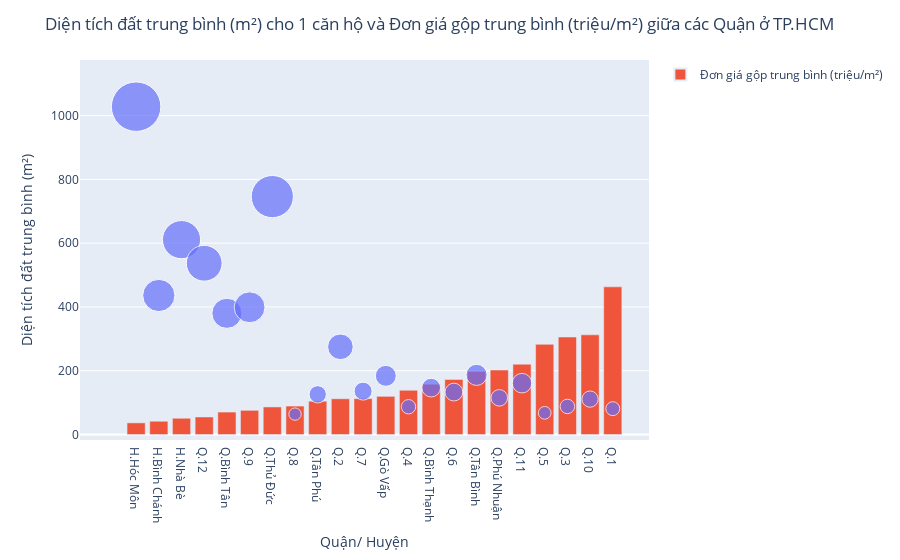

Write notebook code for a chart like this one.
### Code cell
import plotly.express as px

fig = px.scatter(hcm_stat, x='Quận', y='Diện tích đất', size=round(hcm['Diện tích đất'],0), size_max=35)
fig.update_layout(
    title = 'Diện tích đất trung bình (m²) cho 1 căn hộ và Đơn giá gộp trung bình (triệu/m²) giữa các Quận ở TP.HCM',
    xaxis_title="Quận/ Huyện",
    yaxis_title="Diện tích đất trung bình (m²)")
fig.add_bar(x=hcm['Quận'], y=hcm['Đơn giá gộp'], name = 'Đơn giá gộp trung bình (triệu/m²)')
fig.show()

### Figure 1 — Plotly figure (JSON) as saved in the notebook; plotly's stock layout.template omitted (floating-point values rounded to 4 significant figures)
{"data": [{"hovertemplate": "Quận=%{x}<br>Diện tích đất=%{y}<br>size=%{marker.size}<extra></extra>", "legendgroup": "", "marker": {"color": "#636efa", "size": [1028, 436, 611, 537, 380, 399, 746, 64, 126, 275, 136, 184, 87, 147, 133, 187, 115, 161, 68, 88, 111, 81], "sizemode": "area", "sizeref": 0.8392, "symbol": "circle"}, "mode": "markers", "name": "", "orientation": "v", "showlegend": false, "type": "scatter", "x": ["H.Hóc Môn", "H.Bình Chánh", "H.Nhà Bè", "Q.12", "Q.Bình Tân", "Q.9", "Q.Thủ Đức", "Q.8", "Q.Tân Phú", "Q.2", "Q.7", "Q.Gò Vấp", "Q.4", "Q.Bình Thạnh", "Q.6", "Q.Tân Bình", "Q.Phú Nhuận", "Q.11", "Q.5", "Q.3", "Q.10", "Q.1"], "xaxis": "x", "y": [1028, 436, 611, 537, 380, 399, 746, 64, 126, 275, 136, 184, 87, 147, 133, 187, 115, 161, 68, 88, 111, 81], "yaxis": "y"}, {"name": "Đơn giá gộp trung bình (triệu/m²)", "type": "bar", "x": ["H.Hóc Môn", "H.Bình Chánh", "H.Nhà Bè", "Q.12", "Q.Bình Tân", "Q.9", "Q.Thủ Đức", "Q.8", "Q.Tân Phú", "Q.2", "Q.7", "Q.Gò Vấp", "Q.4", "Q.Bình Thạnh", "Q.6", "Q.Tân Bình", "Q.Phú Nhuận", "Q.11", "Q.5", "Q.3", "Q.10", "Q.1"], "y": [36.47, 41.6, 50.97, 54.98, 70.38, 75.81, 86.38, 89.15, 104.5, 112.0, 112.6, 119.7, 138.8, 157.6, 172.6, 197.6, 202.2, 220.5, 282.7, 305.7, 312.6, 463.0]}], "layout": {"legend": {"itemsizing": "constant", "tracegroupgap": 0}, "margin": {"t": 60}, "title": {"text": "Diện tích đất trung bình (m²) cho 1 căn hộ và Đơn giá gộp trung bình (triệu/m²) giữa các Quận ở TP.HCM"}, "xaxis": {"anchor": "y", "domain": [0, 1], "title": {"text": "Quận/ Huyện"}}, "yaxis": {"anchor": "x", "domain": [0, 1], "title": {"text": "Diện tích đất trung bình (m²)"}}}}
